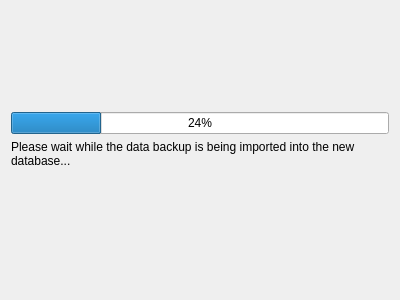
<?xml version="1.0" encoding="UTF-8"?>
<ui version="4.0">
 <class>LoadBackupWizardPageSaveDatabaseInProgress</class>
 <widget class="QWizardPage" name="LoadBackupWizardPageSaveDatabaseInProgress">
  <property name="geometry">
   <rect>
    <x>0</x>
    <y>0</y>
    <width>400</width>
    <height>300</height>
   </rect>
  </property>
  <property name="windowTitle">
   <string>WizardPage</string>
  </property>
  <property name="title">
   <string>Saving your ID to a new database</string>
  </property>
  <property name="subTitle">
   <string>Pick where to save the database for your identity. It will be used to store all sent and received messages as well as known contacts and groups.</string>
  </property>
  <layout class="QGridLayout" name="gridLayout">
   <item row="2" column="0">
    <widget class="QLabel" name="lblPleaseWait">
     <property name="text">
      <string>Please wait while the data backup is being imported into the new database...</string>
     </property>
     <property name="wordWrap">
      <bool>true</bool>
     </property>
    </widget>
   </item>
   <item row="1" column="0">
    <widget class="QProgressBar" name="progressBar">
     <property name="maximum">
      <number>100</number>
     </property>
     <property name="value">
      <number>24</number>
     </property>
     <property name="textVisible">
      <bool>true</bool>
     </property>
     <property name="orientation">
      <enum>Qt::Horizontal</enum>
     </property>
    </widget>
   </item>
   <item row="3" column="0">
    <spacer name="verticalSpacer_2">
     <property name="orientation">
      <enum>Qt::Vertical</enum>
     </property>
     <property name="sizeHint" stdset="0">
      <size>
       <width>20</width>
       <height>40</height>
      </size>
     </property>
    </spacer>
   </item>
   <item row="0" column="0">
    <spacer name="verticalSpacer">
     <property name="orientation">
      <enum>Qt::Vertical</enum>
     </property>
     <property name="sizeHint" stdset="0">
      <size>
       <width>20</width>
       <height>40</height>
      </size>
     </property>
    </spacer>
   </item>
   <item row="4" column="0">
    <widget class="QLabel" name="lblStatus">
     <property name="text">
      <string/>
     </property>
     <property name="wordWrap">
      <bool>true</bool>
     </property>
    </widget>
   </item>
  </layout>
 </widget>
 <resources/>
 <connections/>
</ui>
